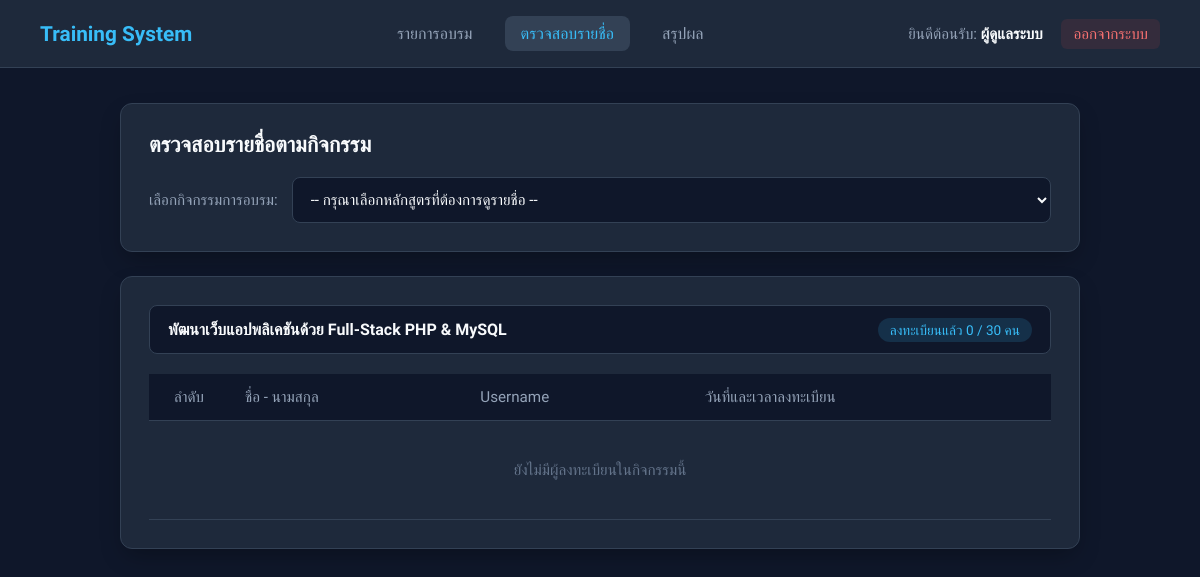
Page /participants.php?course_id=4 (signed in) on the committed database.
### tables this page shows
CREATE TABLE `courses` (
  `id` int NOT NULL,
  `title` varchar(200) NOT NULL,
  `description` text,
  `image` varchar(255) DEFAULT 'default_course.jpg',
  `event_date` date NOT NULL,
  `max_seats` int NOT NULL
);

### participants.php (the view, shortened to what this page needs)
<?php
require_once 'db.php';
$course_id = isset($_GET['course_id']) ? (int)$_GET['course_id'] : 0;
$selected_course = null;
if ($course_id > 0) {
    $c_stmt = $conn->prepare("SELECT title, event_date, max_seats FROM courses WHERE id = ?");
    $c_stmt->bind_param("i", $course_id);
    $c_stmt->execute();
    $selected_course = $c_stmt->get_result()->fetch_assoc();
}
$participants = null;
if ($course_id > 0) {
    $stmt = $conn->prepare("SELECT u.fullname, u.username, r.registered_at
                            FROM registrations r
                            JOIN users u ON r.user_id = u.id
                            WHERE r.course_id = ?
                            ORDER BY r.registered_at ASC");
    $stmt->bind_param("i", $course_id);
    $stmt->execute();
    $participants = $stmt->get_result();
}
?>
<!DOCTYPE html>
<html lang="th">
<head>
</head>
<body>
    <header class="navbar">
        <div class="nav-brand">Training System</div>
        <nav class="nav-menu">
            <a href="courses.php">รายการอบรม</a>
            <a href="participants.php" class="active">ตรวจสอบรายชื่อ</a>
            <a href="summary.php">สรุปผล</a>
        </nav>
        <div class="user-status">
            <span>ยินดีต้อนรับ: <strong><?= htmlspecialchars($_SESSION['fullname']) ?></strong></span>
            <a href="logout.php" class="logout-btn">ออกจากระบบ</a>
        </div>
    </header>
    <main class="container">
        <div class="content-card">
            <div class="section-header">
                <h2>ตรวจสอบรายชื่อตามกิจกรรม</h2>
            </div>
            <form method="GET">
                <div class="filter-group">
                    <label for="course_id">เลือกกิจกรรมการอบรม:</label>
                    <select name="course_id" id="course_id" class="select-box" onchange="this.form.submit()">
                        <option value="">-- กรุณาเลือกหลักสูตรที่ต้องการดูรายชื่อ --</option>
                    </select>
                </div>
            </form>
        </div>
        <?php if ($course_id > 0): ?>
            <div class="content-card">
                <?php if ($selected_course): ?>
                    <div class="course-info-bar">
                        <div class="title"><?= htmlspecialchars($selected_course['title']) ?></div>
                        <div>
                            <span class="badge-count">
                                ลงทะเบียนแล้ว <?= $participants ? $participants->num_rows : 0 ?> / <?= $selected_course['max_seats'] ?> คน
                            </span>
                        </div>
                    </div>
                <?php endif; ?>
                <div class="table-responsive">
                    <table>
                        <thead>
                            <tr>
                                <th style="width: 80px; text-align: center;">ลำดับ</th>
                                <th>ชื่อ - นามสกุล</th>
                                <th>Username</th>
                                <th>วันที่และเวลาลงทะเบียน</th>
                            </tr>
                        </thead>
                        <tbody>
                            <?php if ($participants && $participants->num_rows > 0): ?>
                                <?php $i = 1; while ($p = $participants->fetch_assoc()): ?>
                                <tr>
                                    <td style="text-align: center; font-weight: 500; color: #94a3b8;"><?= $i++ ?></td>
                                    <td><strong style="color: #f8fafc;"><?= htmlspecialchars($p['fullname']) ?></strong></td>
                                    <td style="color: #94a3b8;"><?= htmlspecialchars($p['username']) ?></td>
                                    <td><?= date('d/m/Y H:i น.', strtotime($p['registered_at'])) ?></td>
                                </tr>
                                <?php endwhile; ?>
                            <?php else: ?>
                                <tr>
                                    <td colspan="4" class="empty-placeholder">
                                        ยังไม่มีผู้ลงทะเบียนในกิจกรรมนี้
                                    </td>
                                </tr>
                            <?php endif; ?>
                        </tbody>
                    </table>
                </div>
            </div>
        <?php else: ?>
            <div class="content-card empty-placeholder">
                กรุณาเลือกหลักสูตรจากช่องด้านบนเพื่อแสดงรายชื่อผู้เข้าร่วมอบรม
            </div>
        <?php endif; ?>
    </main>
</body>
</html>

### participants.php (style rules this page uses)
* { box-sizing: border-box; font-family: 'Prompt', sans-serif; margin: 0; padding: 0; }
body { background-color: #0f172a; color: #f1f5f9; min-height: 100vh; }
.navbar { background-color: #1e293b; border-bottom: 1px solid #334155; padding: 16px 40px; display: flex; justify-content: space-between; align-items: center; }
.nav-brand { font-size: 1.3rem; font-weight: 600; color: #38bdf8; }
.nav-menu { display: flex; gap: 16px; }
.nav-menu a { text-decoration: none; color: #94a3b8; font-weight: 500; padding: 8px 16px; border-radius: 8px; transition: all 0.2s; }
.nav-menu a:hover, .nav-menu a.active { color: #ffffff; background-color: #334155; }
.nav-menu a.active { color: #38bdf8; }
.user-status { font-size: 0.95rem; color: #94a3b8; }
.user-status strong { color: #f8fafc; }
.logout-btn { color: #f87171 !important; margin-left: 15px; text-decoration: none; padding: 6px 12px; border-radius: 6px; background-color: rgba(239, 68, 68, 0.1); }
.container { max-width: 1000px; margin: 35px auto; padding: 0 20px; }
.content-card { background: #1e293b; border: 1px solid #334155; border-radius: 12px; padding: 28px; box-shadow: 0 10px 25px -5px rgba(0, 0, 0, 0.3); margin-bottom: 24px; }
.section-header h2 { font-size: 1.35rem; color: #f8fafc; font-weight: 600; margin-bottom: 20px; }
.filter-group { display: flex; align-items: center; gap: 14px; flex-wrap: wrap; }
.filter-group label { font-size: 0.95rem; color: #94a3b8; }
.select-box { flex: 1; min-width: 280px; padding: 12px 14px; border: 1px solid #334155; border-radius: 8px; font-size: 0.95rem; color: #f8fafc; background-color: #0f172a; outline: none; cursor: pointer; transition: border-color 0.2s; }
.course-info-bar { background-color: #0f172a; border: 1px solid #334155; border-radius: 8px; padding: 14px 18px; margin-bottom: 20px; display: flex; justify-content: space-between; align-items: center; flex-wrap: wrap; gap: 10px; }
.course-info-bar .title { font-weight: 600; color: #f8fafc; }
.course-info-bar .badge-count { background-color: rgba(56, 189, 248, 0.15); color: #38bdf8; padding: 4px 12px; border-radius: 20px; font-size: 0.85rem; font-weight: 500; }
.table-responsive { overflow-x: auto; }
table { width: 100%; border-collapse: collapse; text-align: left; }
thead th { background-color: #0f172a; color: #94a3b8; font-weight: 500; padding: 14px 16px; border-bottom: 1px solid #334155; font-size: 0.95rem; }
tbody td { padding: 16px; border-bottom: 1px solid #334155; vertical-align: middle; font-size: 0.95rem; color: #cbd5e1; }
.empty-placeholder { text-align: center; color: #64748b; padding: 40px 20px; font-size: 0.95rem; }

### rows in the picture
courses: title "พัฒนาเว็บแอปพลิเคชันด้วย Full-Stack PHP & MySQL", max_seats "30"

### other values in the picture
$_SESSION['fullname'] "ผู้ดูแลระบบ"
$participants->num_rows "0"
